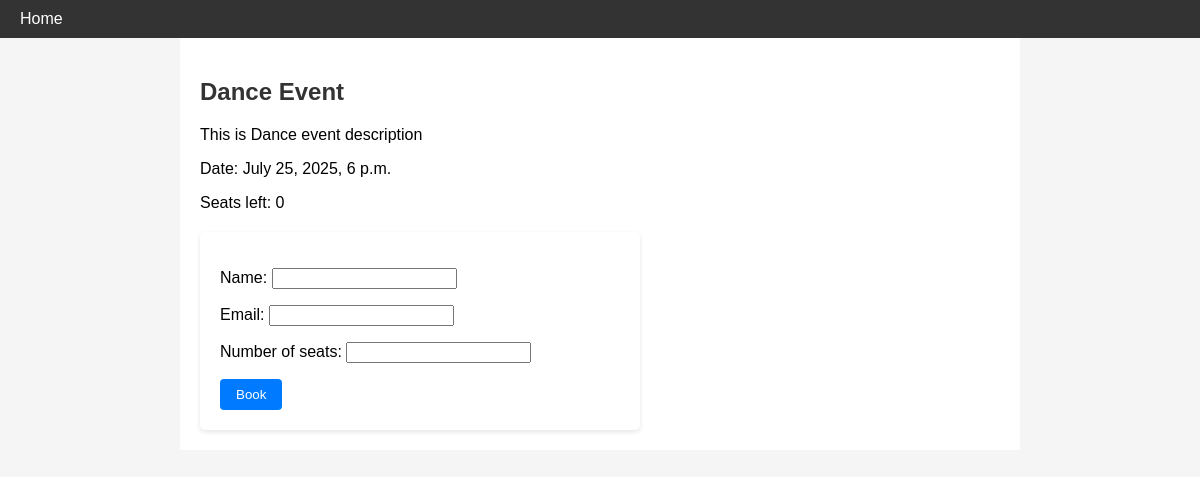
Screenshot of /event/5/ with the database file from the repository.
### booking/models.py (models this page shows, shortened)
class Event(models.Model):
    title = models.CharField(max_length=200)
    description = models.TextField()
    date = models.DateTimeField()
    capacity = models.PositiveBigIntegerField()
    soldout = models.BooleanField(default=False)
    def booked_seats(self):
        return sum(booking.number_of_seats for booking in self.bookings.all())
    def seats_left(self):
        return self.capacity - self.booked_seats()

class Booking(models.Model):
    event = models.ForeignKey(Event, related_name='bookings', on_delete=models.CASCADE)
    name = models.CharField(max_length=100)
    email = models.EmailField()
    number_of_seats =models.PositiveIntegerField()

### booking/views.py (the view, shortened to what this page needs)
# urls.py: path('event/<int:pk>/', views.event_detail, name='event_detail'),
def event_detail(request, pk):
    event = get_object_or_404(Event, pk=pk)
    form = BookingForm()
    return render(request, 'booking/event_detail.html', {'event': event, 'form': form})

### booking/forms.py
class BookingForm(forms.ModelForm):
    class Meta:
        model = Booking
        fields = ['name','email','number_of_seats']

### booking/context_processors.py (called while the page is built)
def next_event(request):
    upcoming = Event.objects.filter(date__gte=now(), soldout=False).order_by('date').first()
    return {'next_upcoming_event': upcoming}

### booking/templates/booking/event_detail.html (shortened to what this page needs)
{% extends 'booking/base.html' %}
{% block content %}
<h2>{{ event.title }}</h2>
<p>{{ event.description }}</p>
<p>Date: {{ event.date }}</p>
<p>Seats left: {{ event.seats_left }}</p>
{% if not event.sold_out %}
<form method="post">
    {{ form.as_p }}
    <button type="submit">Book</button>
</form>
{% else %}
<p><strong>This event is sold out.</strong></p>
{% endif %}
{% endblock %}

### booking/templates/booking/base.html (style rules this page uses)
body { font-family: Arial, sans-serif; margin: 0; padding: 0; background-color: #f5f5f5; }
h1, h2 { color: #333; margin-top: 20px; }
form { background-color: #fff; padding: 20px; border-radius: 5px; box-shadow: 0 2px 5px rgba(0, 0, 0, 0.1); margin-top: 20px; max-width: 400px; }
button { padding: 8px 16px; background-color: #007bff; color: white; border: none; border-radius: 4px; cursor: pointer; }

### rows the page displays
Event: title "Dance Event", description "This is Dance event description", date "July 25, 2025, 6 p.m.", seats_left "0"
